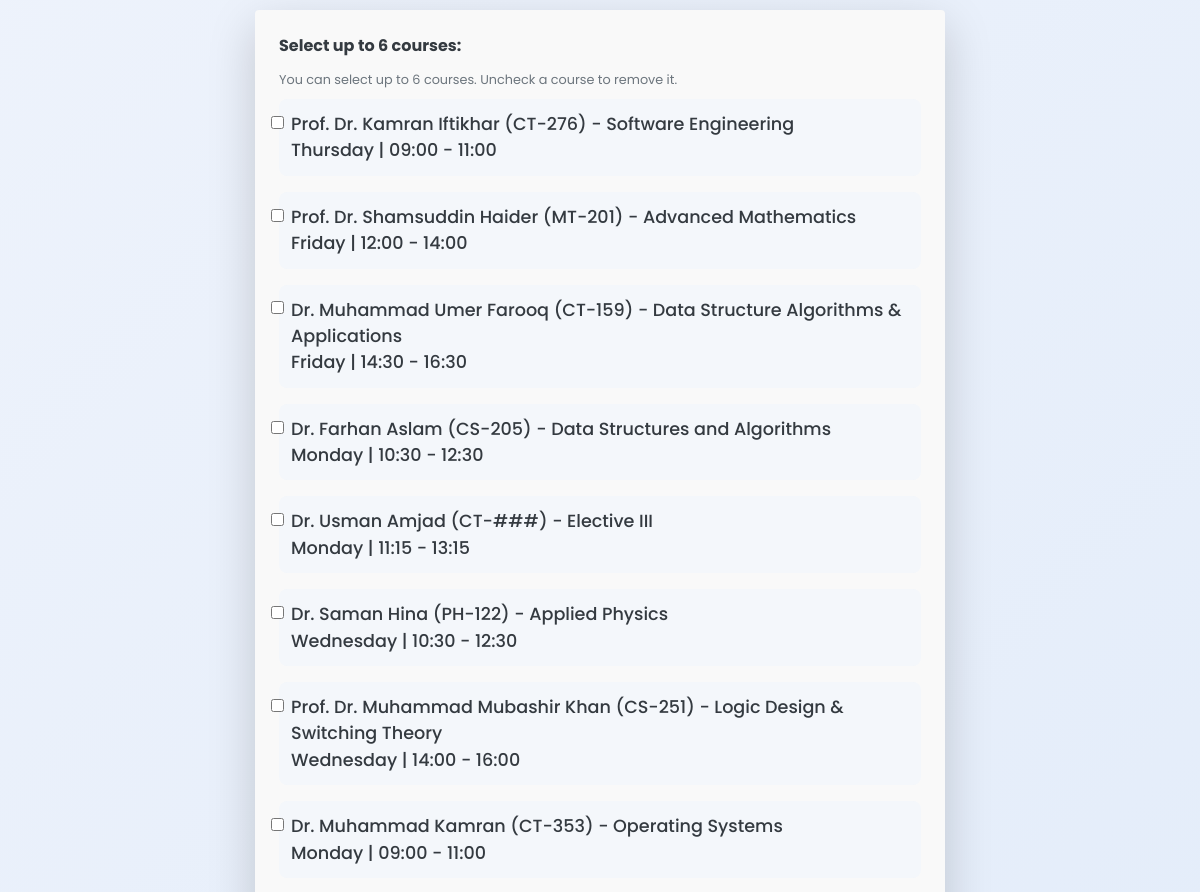
Page /select_courses (middle part) on the earlier database version.
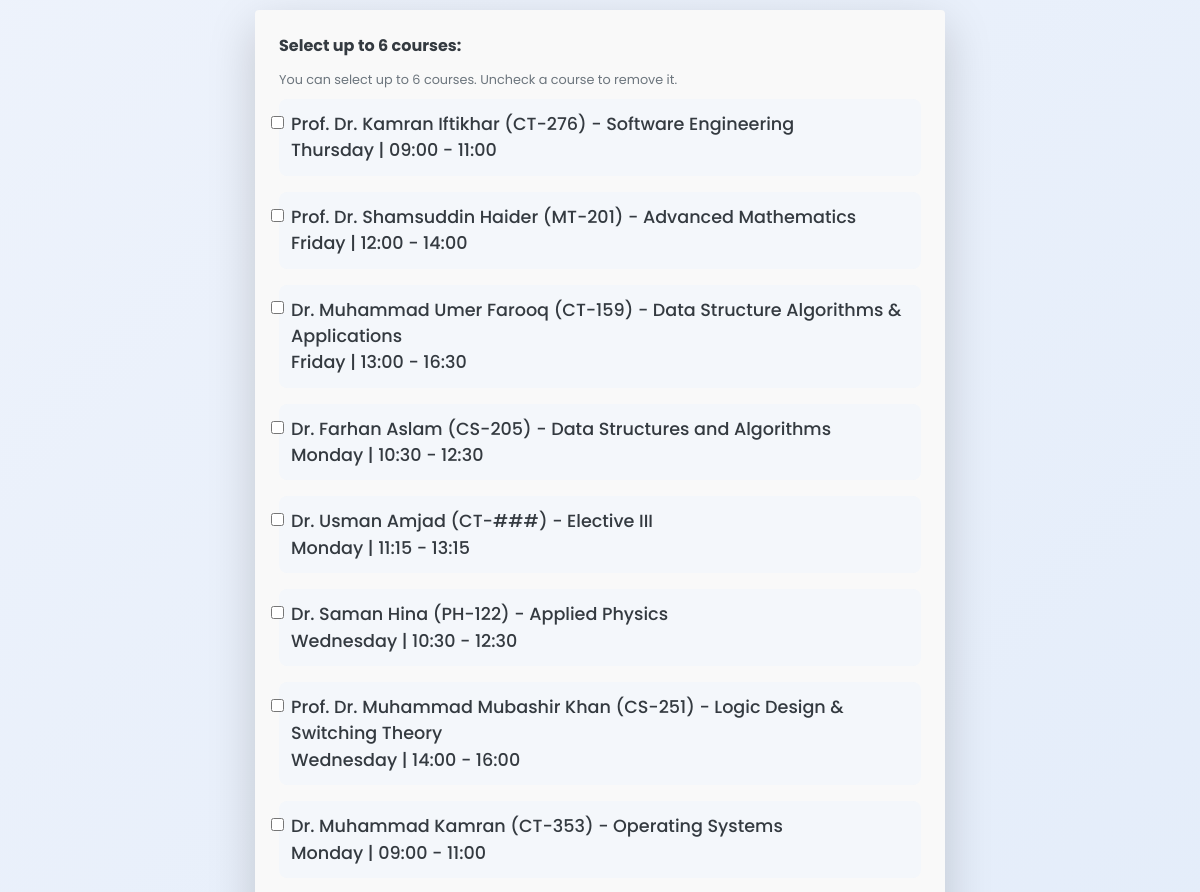
Same page on the later database version.
### tables this page shows
CREATE TABLE course_schedule (
        id INTEGER PRIMARY KEY AUTOINCREMENT,
        teacher_name TEXT NOT NULL,
        course_code TEXT NOT NULL,
        course_title TEXT NOT NULL,
        day_of_week TEXT NOT NULL,
        class_start_time TIME NOT NULL,
        class_end_time TIME NOT NULL,
        room INTEGER NOT NULL
    );

### app.py (the view, shortened to what this page needs)
@app.route('/select_courses', methods=['GET', 'POST'])
def select_courses():
    try:
        with get_db_connection() as conn:
            if conn:
                cursor = conn.cursor()
                cursor.execute("""
                    SELECT id, teacher_name, course_code , course_title, day_of_week, class_start_time, class_end_time
                    FROM course_schedule
                """)
                courses = cursor.fetchall()
            else:
                raise sqlite3.Error("Failed to connect to the database")
        selected_courses = session.get('selected_courses', [])
        return render_template('select_courses.html', courses=courses, selected_courses=selected_courses)
    except sqlite3.Error as e:
        flash(f"Database error: {e}", "danger")
        return render_template('select_courses.html', courses=[], selected_courses=[])

### app.py (called while the page is built)
def get_db_connection():
    try:
        conn = sqlite3.connect('university_schedule.db')  # Connect to the database file
        conn.row_factory = sqlite3.Row  # Allows rows to behave like dictionaries
        return conn
    except sqlite3.Error as e:
        print(f"Database connection error: {e}")
        flash(f"Database error: {e}", "danger")
        return None

### templates/select_courses.html (shortened to what this page needs)
{% extends 'base.html' %}
{% block content %}
<div class="container mt-5">
  <div class="card shadow-lg p-4 rounded">
    <form method="POST" id="courseForm">
      <div class="form-group">
        <label class="font-weight-bold text-dark">Select up to 6 courses:</label><br />
        <small class="form-text text-muted">You can select up to 6 courses. Uncheck a course to remove it.</small>
        <div id="courseList">
          {% for course in courses %}
          <div class="form-check mb-3 course-item">
            <input
              class="form-check-input"
              type="checkbox"
              name="courses"
              value="{{ course[0] }}"
              id="course_{{ course[0] }}"
            />
            <label class="form-check-label text-dark" for="course_{{ course[0] }}">
              {{ course[1] }} ({{ course[2] }}) - {{ course[3] }}<br />
              {{ course[4] }} | {{ course[5] }} - {{ course[6] }}
            </label>
          </div>
          {% endfor %}
        </div>
      </div>
    </form>
  </div>
</div>
{% endblock %}

Differences in the rows shown:
changed course_schedule "Dr. Muhammad Umer Farooq": class_start_time "14:30" → "13:00"
